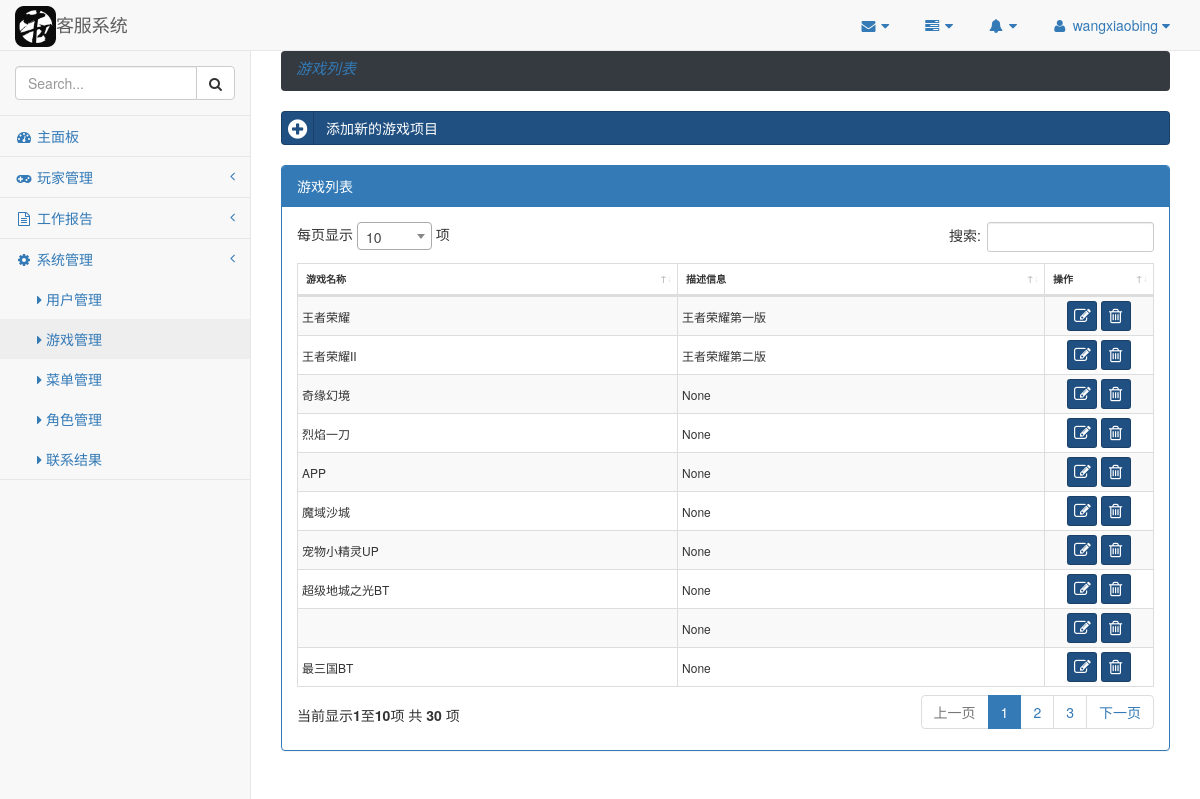
Page /customer-service/game/index/ (signed in) on the committed database.
### customer_service/models.py (models this page shows, shortened)
class User(AbstractBaseUser, PermissionsMixin):
    objects = UserManager()
    loginname = models.CharField(
        _('login name'), null=False, max_length=100, unique=True
    )
    first_name = models.CharField(
        _('姓氏'), max_length=64, blank=True, null=True
    )
    last_name = models.CharField(
        _('名称'), max_length=64, blank=True, null=True
    )
    email = models.EmailField(
        _('邮箱'), unique=True, max_length=255, null=True
    )
    is_staff = models.BooleanField(
        _('staff status'), default=False,
        help_text=_(
            'Designates whether the user can log into this admin site.'
        )
    )
    is_active = models.BooleanField(
        _('active'), default=False,
        help_text=_(
            '标识用户的状态'
        )
    )
    role = models.ForeignKey(Role, related_name='user_role', null=True, default=None)
    date_joined = models.DateTimeField(_('date joined'), default=timezone.now)
    USERNAME_FIELD = 'loginname'
    class Meta:
        verbose_name = _('系统用户')
        verbose_name_plural = _('系统用户')
        default_permissions = ('add', 'change', 'delete', 'view')

class Menu(models.Model):
    name = models.CharField(max_length=50, null=False)
    label = models.CharField(max_length=40, null=False)
    icon = models.CharField(max_length=30, null=True)
    order_index = models.IntegerField(null=True)
    parent = models.IntegerField(null=False, default=0)
    class Meta:
        verbose_name = verbose_name_plural = "菜单"
        db_table = "menu"

class Game(models.Model):
    name = models.CharField(null=False, unique=True, max_length=100)
    deleted = models.BooleanField(default=False)
    desc = models.CharField(null=True, max_length=200)
    class Meta:
        verbose_name = verbose_name_plural = "游戏"
        db_table = "game"

### customer_service/decorator.py (the view)
        def third_func(request, *args, **kwargs):
            if request.user.is_authenticated() and request.user.role_id in perm_list:
                return wrapped_func(request, *args, **kwargs)
            else:
                raise PermissionDenied()

### customer_service/decorator.py (called while the page is built)
def permission_need(perm_list):
    if not isinstance(perm_list, (list, tuple)):
        perm_list = [perm_list]
    def second_func(wrapped_func):
        def third_func(request, *args, **kwargs):
            if request.user.is_authenticated() and request.user.role_id in perm_list:
                return wrapped_func(request, *args, **kwargs)
            else:
                raise PermissionDenied()
        return third_func
    return second_func

### customer_service/modules/context.py (called while the page is built)
def namedtuplefetchall(cursor):
    desc = cursor.description
    nt_result = namedtuple('Result', [col[0] for col in desc])
    return [nt_result(*row) for row in cursor.fetchall()]

    @staticmethod
    def get_url(view_name):
        try:
            url = reverse(view_name)
        except NoReverseMatch:
            url = view_name
        return url

### customer_service/views.py (called while the page is built)
@login_required
@permission_need(ADMIN)
def game_index(request):
    context = GameManager.index()
    menus = Context.menus(request.user)
    context.update(menus=menus)
    return TemplateResponse(request, "change_list.html", context=context)

### customer_service/templates/change_list.html (shortened to what this page needs)
{% extends "base.html" %}
{% load static %}
{% block extra_css %}
    <link rel="stylesheet" href="{% static 'vendor/bootstrap-social/bootstrap-social.css' %}"/>
    <link rel="stylesheet" href="{% static 'vendor/datatables/css/dataTables.bootstrap4.min.css' %}"/>
    <link rel="stylesheet" href="{% static 'common/selector2/css/select2.min.css' %}"/>
{% endblock %}
{% block content %}
    <div class="row">
    {% include "breadcrumb.html" %}
    </div>
    <div class="row">
    {% include "navbar_add.html" %}
    </div>
    <div class="row" style="margin-top: 20px">
        <div class="col-lg-12">
            <div class="panel panel-primary">
                <div class="panel-heading">{{ panel_heading }}</div>
                <div class="panel-body">
                    {% include "table.html" %}
                </div>
            </div>
        </div>
    </div>
{% endblock %}

### customer_service/templates/base.html (shortened to what this page needs)
{% load staticfiles %}
{% load i18n %}
<!DOCTYPE html>
<html lang="en">
<head>
    <link rel="stylesheet" href="{% static 'vendor/bootstrap/css/bootstrap.min.css' %}" />
    <link rel="stylesheet" href="{% static 'common/font-awesome/css/font-awesome.min.css' %}" />
    <link rel="stylesheet" href="{% static 'vendor/metisMenu/metisMenu.min.css' %}" />
    <link rel="stylesheet" href="{% static 'css/sb-admin-2.min.css' %}" />
    <link rel="stylesheet" href="{% static 'css/customer-service.css' %}" />
    {% block extra_css %}
    {% endblock %}
</head>
<body>
    <div id="wrapper">
        <nav class="navbar navbar-default navbar-static-top" role="navigation" style="margin-bottom: 0">
            <div class="navbar-header">
                <a class="navbar-brand" href="{% url 'index' %}">
                    <img src="{% static 'img/niudao.png' %}" style="width: 7%; margin-bottom: 2px;">客服系统
                </a>
            </div>
            <ul class="nav navbar-top-links navbar-right">
                <li class="dropdown">
                    <a class="dropdown-toggle" data-toggle="dropdown" href="#">
                        <i class="fa fa-envelope fa-fw"></i> <i class="fa fa-caret-down"></i>
                    </a>
                </li>
                <li class="dropdown">
                    <a class="dropdown-toggle" data-toggle="dropdown" href="#">
                        <i class="fa fa-tasks fa-fw"></i> <i class="fa fa-caret-down"></i>
                    </a>
                </li>
                <li class="dropdown">
                    <a class="dropdown-toggle" data-toggle="dropdown" href="#">
                        <i class="fa fa-bell fa-fw"></i> <i class="fa fa-caret-down"></i>
                    </a>
                </li>
                <li class="dropdown">
                    <a class="dropdown-toggle" data-toggle="dropdown" href="#">
                        <i class="fa fa-user fa-fw"></i> {{ user }} <i class="fa fa-caret-down"></i>
                    </a>
                </li>
            </ul>
            <div class="navbar-default sidebar" role="navigation">
                <div class="sidebar-nav navbar-collapse">
                    <ul class="nav" id="side-menu">
                        <li class="sidebar-search">
                            <div class="input-group custom-search-form">
                                <input id="menu_search_text" type="text" class="form-control" placeholder="Search...">
                                <span class="input-group-btn">
                                <button id="menu_search_btn" class="btn btn-default" type="button">
                                    <i class="fa fa-search"></i>
                                </button>
                            </span>
                            </div>
                        </li>
                        <li>
                            <a href="{% url 'index' %}"><i class="fa fa-dashboard fa-fw"></i> 主面板</a>
                        </li>
                        {% for menu in menus %}
                        <li>
                            <a href="{{ menu.href }}"><i class="fa {{ menu.icon }} fa-fw"></i> {{ menu.label }}
                                {% if menu.submenu %}
                                <span class="fa arrow"></span>
                                {% endif %}
                            </a>
                            {% if menu.submenu %}
                            <ul class="nav nav-second-level">
                                {% for second_menu in menu.submenu %}
                                <li>
                                    <a href="{{ second_menu.href }}"><i class="fa fa-caret-right"></i> {{ second_menu.label }}
                                    </a>
                                </li>
                                {% endfor %}
                            </ul>
                            {% endif %}
                        </li>
                        {% endfor %}
                    </ul>
                </div>
            </div>
        </nav>
        <div id="page-wrapper">
            {% block content %}
            {% endblock %}
        </div>
    </div>
</body>
</html>

### customer_service/templates/table.html (shortened to what this page needs)
<table id="{{ table.id }}" class="table table-striped table-bordered" style="{{ table.style }}">
    <thead>
        <tr class="{{ table.header.class }}" style="{{ table.header.style }}">
            {% for col in table.headers %}
                <th {% if col.class %}class="{{ col.class }}"{% endif %} {% if row.style %}style="{{ row.style }}"{% endif %}>{{ col.text }}</th>
            {% endfor %}
        </tr>
    </thead>
    {% if table.tbody %}
        <tbody>
            {% for row in table.tbody %}
                <tr class="{{ row.class }}" style="{{ row.style }}">
                    {% for col in row.columns %}
                        <td {% if col.class %}class="{{ col.class }}"{% endif %} {% if col.style %}style="{{ col.style }}"{% endif %}>
                            {{ col.text |safe }}
                        </td>
                    {% endfor %}
                    {% if row.actions %}
                    <td style="width: 100px;">
                        {% include "table_action.html" with actions=row.actions %}
                    </td>
                    {% endif %}
                </tr>
            {% endfor %}
        </tbody>
    {% endif %}
</table>

### customer_service/static/css/customer-service.css (style rules this page uses)
.navbar-brand>img { display: inline; }
.navbar-brand { padding: 6px 15px; }

### customer_service/templates/table.html (style rules this page uses)
.table>thead>tr>th { font-size: 10px; }
.table>tbody>tr>td { padding: 4px; vertical-align: middle; font-size: 12px; }

### rows in the picture
User: loginname "wangxiaobing"
Menu: label "玩家管理"
Menu: label "工作报告"
Menu: label "系统管理"
Menu: label "用户管理"
Menu: label "游戏管理"
Menu: label "菜单管理"
Menu: label "角色管理"
Menu: label "联系结果"
Game: text "王者荣耀" "王者荣耀第一版"
Game: text "王者荣耀II" "王者荣耀第二版"
Game: text "奇缘幻境"
Game: text "烈焰一刀"
Game: text "APP"
Game: text "魔域沙城"
Game: text "宠物小精灵UP"
Game: text "超级地城之光BT"
Game: text "最三国BT"

### other values in the picture
{{ breadcrumb_item.label }} "游戏列表"
{{ add_url_label }} "添加新的游戏项目"
{{ panel_heading }} "游戏列表"
{{ col.text }} "游戏名称" "描述信息" "操作"
{{ col.text |safe }} "None" "None" "None" "None" "None" "None" "None" "None"
